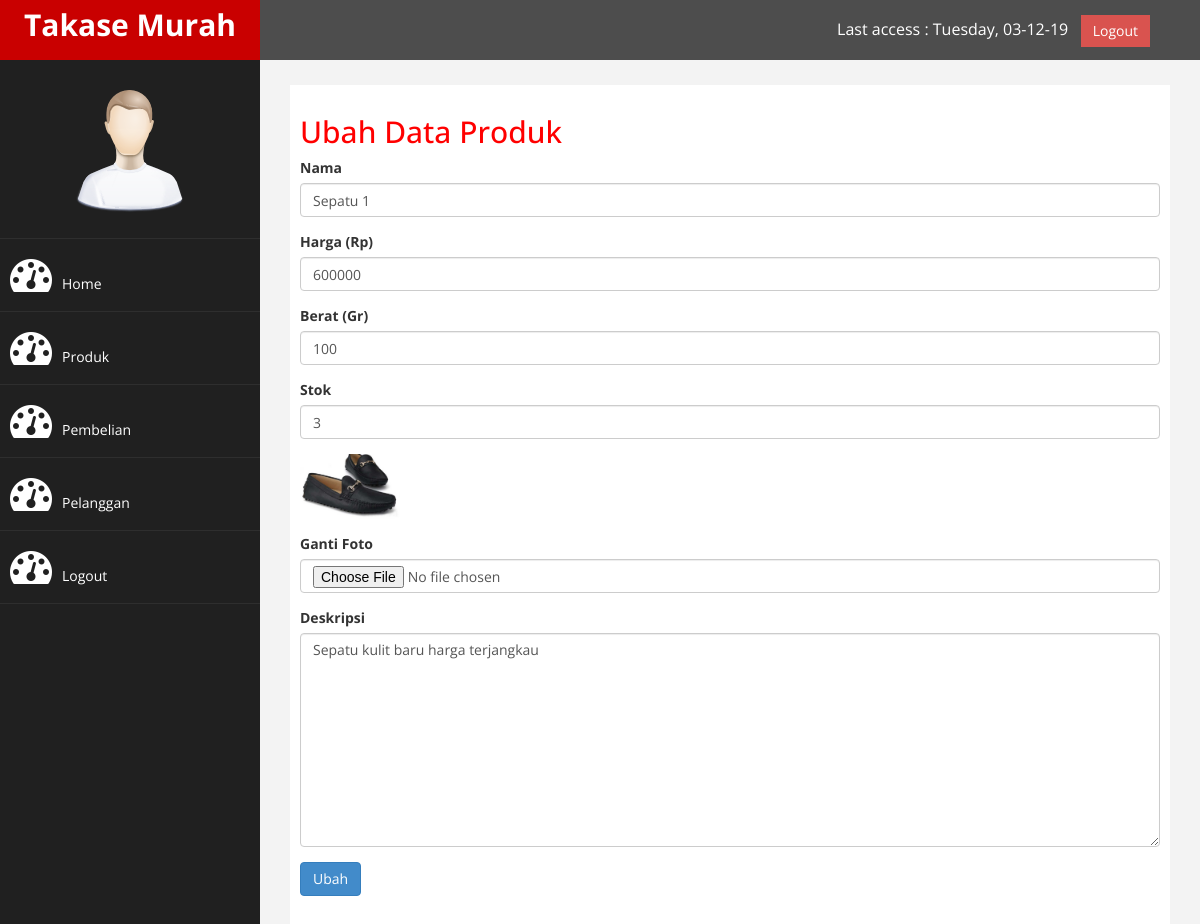
/admin/index.php?halaman=ubahproduk&id=23 (signed in), run on the app's committed database.
### tables this page shows
CREATE TABLE `produk` (
  `id_produk` int(11) NOT NULL,
  `nama_produk` varchar(255) NOT NULL,
  `harga_produk` int(11) NOT NULL,
  `berat_produk` int(11) NOT NULL,
  `foto_produk` varchar(255) NOT NULL,
  `deskripsi_produk` text NOT NULL,
  `stok_produk` int(6) NOT NULL
);

### admin/ubahProduk.php (the view, shortened to what this page needs)
<?php
	include "function.php";
	$id = $_GET['id'];
	$result = $koneksi->query("SELECT * FROM produk WHERE id_produk=$id");
	$data = $result->fetch_assoc();
 ?>
<h2>Ubah Data Produk</h2>
<form method="post" enctype="multipart/form-data">
	<div class="form-group">
		<label>Nama</label>
		<input type="text" name="nama" class="form-control" value="<?= $data['nama_produk']; ?>">
	</div>
	<div class="form-group">
		<label>Harga (Rp)</label>
		<input type="number" name="harga" class="form-control" value="<?= $data['harga_produk']; ?>">
	</div>
	<div class="form-group">
		<label>Berat (Gr)</label>
		<input type="number" name="berat" class="form-control" value="<?= $data['berat_produk']; ?>">
	</div>
	<div class="form-group">
		<label>Stok</label>
		<input type="number" name="stok" class="form-control" value="<?= $data['stok_produk']; ?>">
	</div>
	<div class="form-group">
		<img src="../img/foto_produk/<?= $data['foto_produk']; ?>" width="100">
	</div>
	<div class="form-group">
		<label>Ganti Foto</label>
		<input type="file" name="foto" class="form-control">
	</div>
	<div class="form-group">
		<label>Deskripsi</label>
		<textarea name="deskripsi" class="form-control" rows="10"><?= $data['deskripsi_produk']; ?></textarea>
	</div>
	<button type="submit" name="save" class="btn btn-primary">Ubah</button>
</form>

### admin/assets/css/custom.css (style rules this page uses)
body { font-family: 'Open Sans', sans-serif; }
h2 { color: #f00; }

### data on the page
produk: nama "Sepatu 1", harga "600000", berat "100", stok "3", foto_produk (picture), deskripsi "Sepatu kulit baru harga terjangkau"
